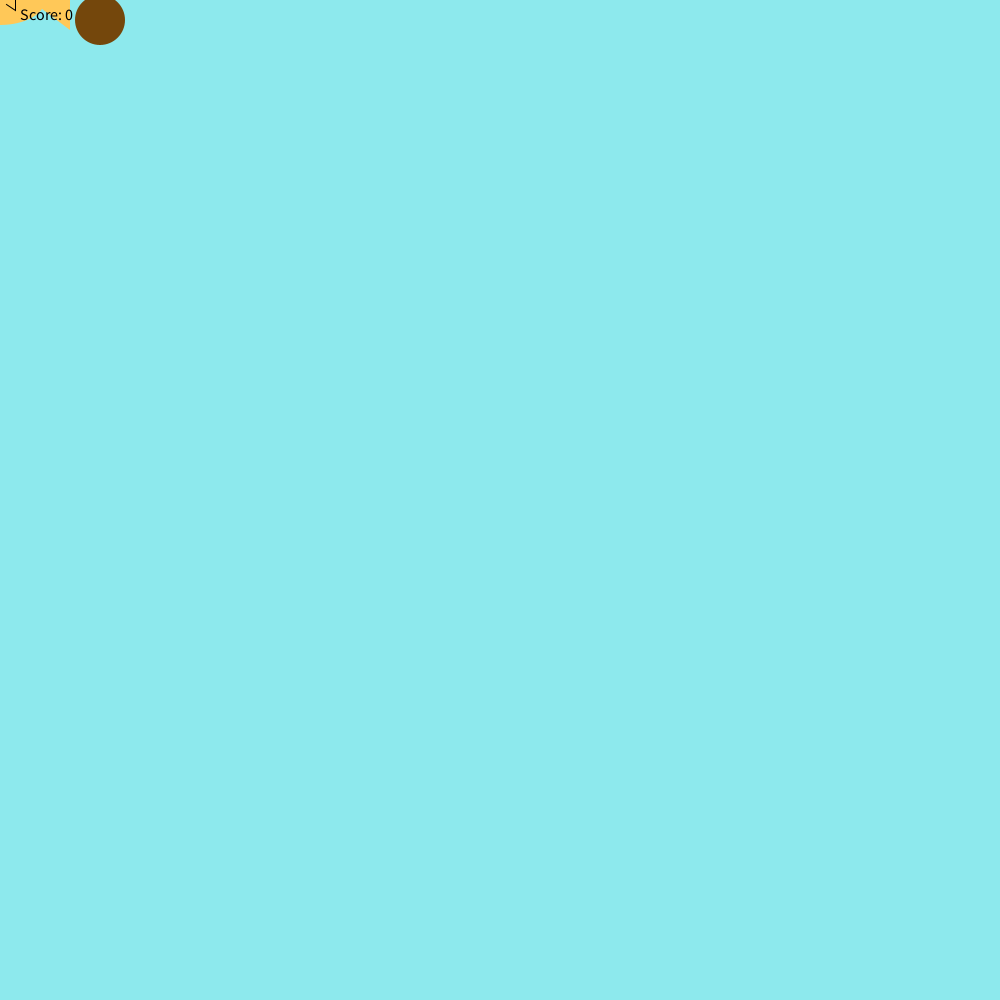
Frame 1 (no input)
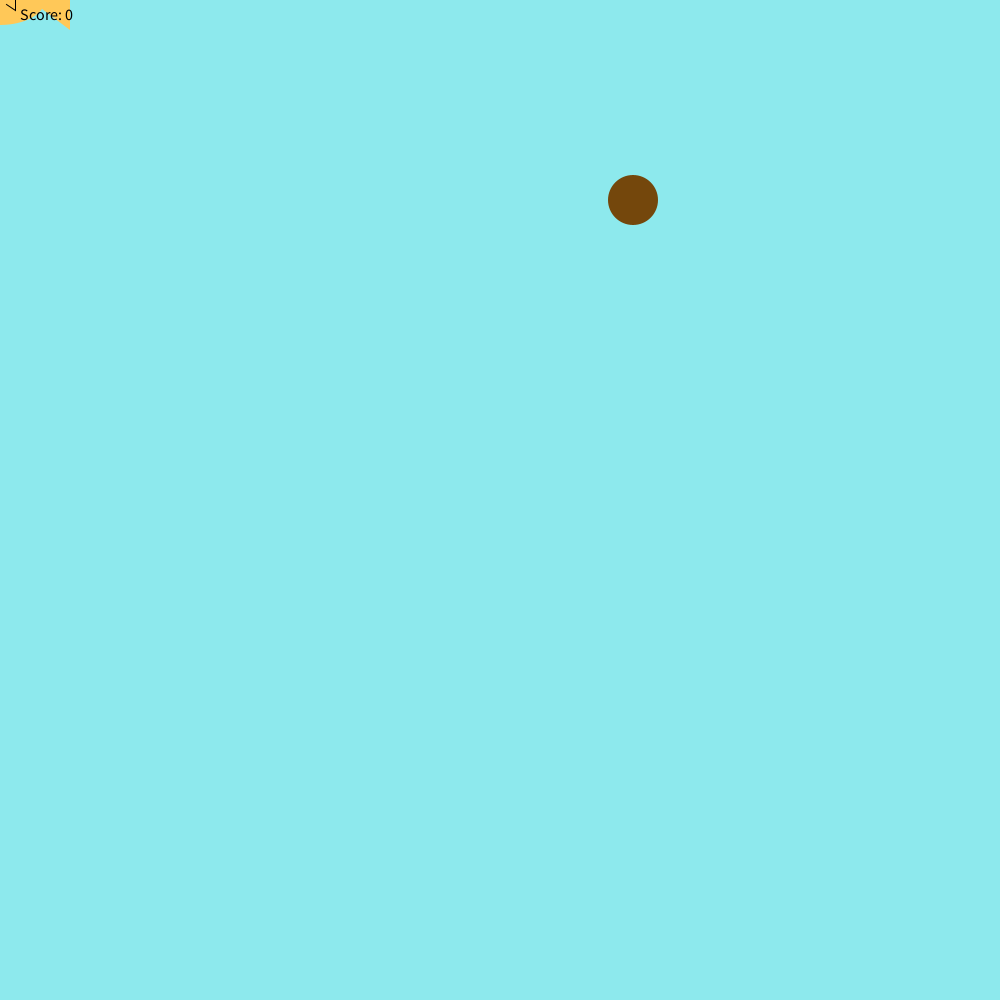
Frame 60 (the mouse pressed at the canvas centre just before this capture)
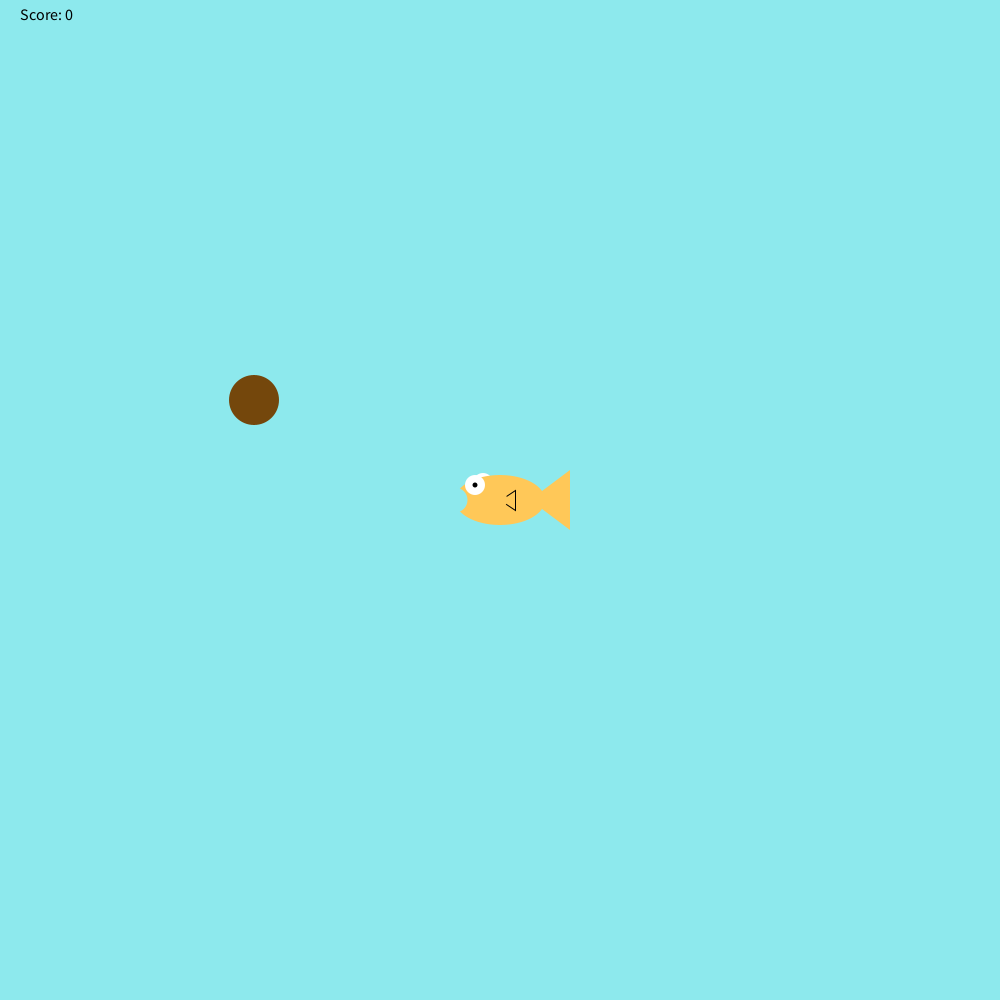
Frame 120 (the mouse held since frame 60 and released just before this capture)

The Processing sketch that drew these frames (run headless with seeded random() and noise(); from frame 60 on, the mouse is pressed at the canvas centre):

// Processing sketch: sketch_180621a
// ── sketch_180621a.pde
int foodX = 100;
int foodY = 20;
int score = 0;

void setup() {
  
  size(1000,1000);
  
  
  
  
  
}





void draw() {
  
  background(141,233,237);

  fill(#74470C);
  noStroke();
  ellipse(foodX, foodY, 50, 50);
  
  move();
  drawFish();
  checkCatch(foodX, foodY);

fill(0, 0, 0);
textSize(16);
text("Score: " + score, 20, 20);




}
  
  
void move() {
  
  if (foodY >= 1000) {
    
    foodX = (int) random(width-20);
    foodY = 20;
    
  }
  
  else {
    foodY = foodY + 20;
  
  }
}


void drawFish(){
     noStroke();
     fill(255,255,255);
     ellipse(mouseX-17,mouseY-17,20,20); //back side eye
     fill(255,200,88);
     ellipse(mouseX,mouseY,90,50); //body
     triangle(mouseX+30,mouseY,mouseX+70,mouseY+30,mouseX+70,mouseY-30); //tail
     stroke(0);
     triangle(mouseX,mouseY,mouseX+15,mouseY+10,mouseX+15,mouseY-10); //side fin
     noStroke();
     fill(255,200,88);
     ellipse(mouseX,mouseY,15,15); //side fin cover
     noStroke();
     fill(255,255,255);
     ellipse(mouseX-25,mouseY-15,20,20); //front eye
     fill(0,0,0);
     ellipse(mouseX-25,mouseY-15,5,5); //pupil
     fill(141,233,237);
     ellipse(mouseX-45,mouseY,25,25); //mouth
}

void checkCatch(int x, int y){
     if(x > mouseX && x < mouseX+70){
          if(y > mouseY-17 && y < mouseY+30){
               score++;
               foodY = 20; //if the food was eaten, make more food fall from the top
               foodX = (int) random(width-20);
          }
     }
     else if (foodY > height && score > 0){
          score--;
     }
}

  
  
